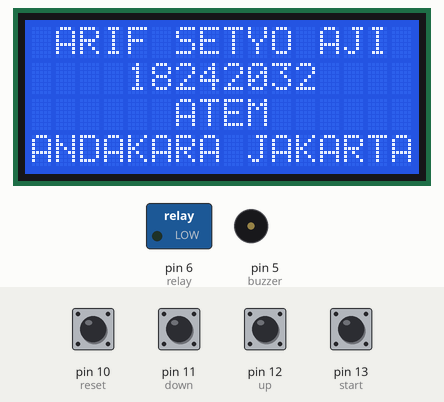
Bench run of a sketch on a simulated Arduino Uno, built with avr-gcc and run on an emulated ATmega328P. Shown: 16×4 character LCD, switched loads named in the sketch (green lamp = pin HIGH), buzzer (waves = sounding, pin HIGH). The test bench sets the inputs (shaded band); at power-on: pin 10 (reset), pin 11 (down), pin 12 (up), pin 13 (start) LOW. EEPROM starts erased; what the sketch prints to the serial monitor is not drawn.

Above: at 0.2 s.
At 4.3 s:
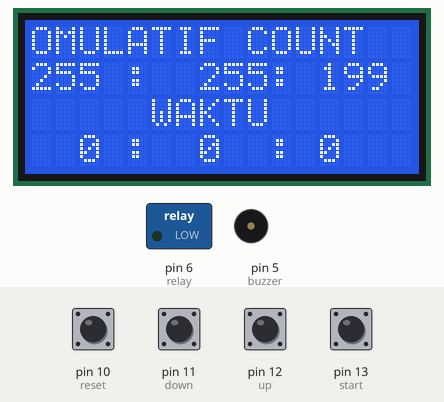
4.4 s: pin 13 (start) pulled HIGH for 0.4 s
At 5.7 s:
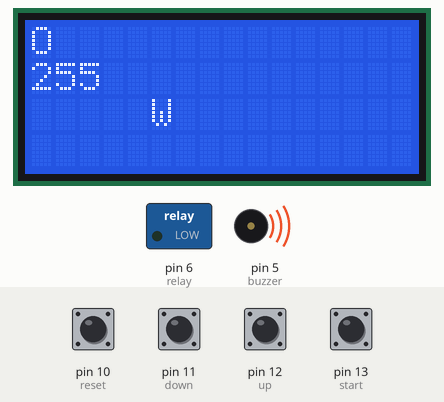
Timing chart, 0 to 15.6 s (numbered marks = the images above; inputs shaded):
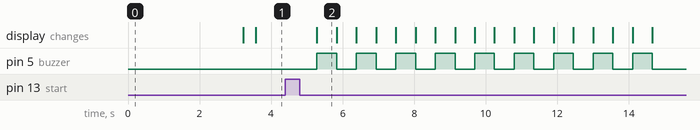

Measured:
- after the input at 4.4 s, pin 5 (buzzer): alternates HIGH for 0.55 s and LOW for 0.55 s, starting after 0.88 s; the display: changes after 0.88 s (image 2)
- what the display in image 2 shows lasts 0.5 s, from 5.3 s to 5.8 s

The sketch:

CODING.ino
```cpp
#include <EEPROM.h>
#include <LiquidCrystal_I2C.h>
LiquidCrystal_I2C lcd(0x27, 16, 4);
#include <virtuabotixRTC.h>
virtuabotixRTC myRTC(A0, A1, A2);
int aa;
int reset = 10;
int up = 12;
int down = 11;
int start = 13;
int relay = 6;
int clockk = A0;
int buzzer =5;
int live_time;
int set_alarm = 6;
int count = 0;

//waktu local
int jam_local = 0;
int menit_local = 0;
int detik_local = 0;

//batas waktu
int batas_jam = 4;
int batas_menit = 59;
int batas_detik = 59;

//setjam
int set_jam = 0;

int set_batas_jam_eeprom = 950;
int count_9 = 0;
int count_3 = 0;
int count_6 = 1;

int count_click = 0;

//waktu tampil
int menit_tampil = 59;
int detik_tampil = 59;

//waktu read eeprom
int eeprom_detik;
int eeprom_menit;
int eeprom_jam;
int count_start = 0;
int delayy = 300;
int triger = 0;

void setup() {
  // put your setup code here, to run once:
  pinMode(reset,INPUT);
  pinMode(up,INPUT);
  pinMode(down,INPUT);
  pinMode(start,INPUT);
  pinMode(buzzer,OUTPUT);
  pinMode(relay,OUTPUT);
  lcd.begin();
  Serial.begin(9600);
  lcd.setCursor(1,0);
  lcd.print("ARIF SETYO AJI");
  lcd.setCursor(4,1);
  lcd.print("18242032");
  lcd.setCursor(2,2);
  lcd.print("ATEM");
  lcd.setCursor(-4,3);
  lcd.print("ANDAKARA JAKARTA");
  delay(3000);
  //writeIntIntoEEPROM(2, 0);
  reset_Lcd();
}

void loop() {
  // put your main code here, to run repeatedly:
  int Reset = digitalRead(reset);
  int Up = digitalRead(up);
  int Down = digitalRead(down);
  int Star_Stop = digitalRead(start);
  triger = Star_Stop;
  tampil_Lcd();
      if(Star_Stop == 1){
        delayy = 0;
         if(count_click == 0){
          //oper jam_local to setjam
          set_jam = jam_local;
          set_jam = set_jam -1;
          jam_local = set_jam;
          if (jam_local < 0){
            jam_local = 0;
            menit_local = 0;
            detik_local = 0;
          }else{
            menit_local = 58;
            detik_local = 59;
          }
          count_click = 1;
         }
         // jika jam sudah mencapai batas beep 9x
         else if(jam_local == 0 and menit_local == 0 and detik_local == 0 && count_9 ==0){
            digitalWrite(relay,LOW);
            sembilan();
            count_9 = count_9 + 1;
         }else if(jam_local != 0 or menit_local != 0 or detik_local != 0){
             digitalWrite(relay,HIGH);
             delayy = 0;
             menu_waktu();
          }
     }
     else if (Star_Stop ==0){
          delayy = 300;
          if(count != 0){
              digitalWrite(relay,LOW);
              if(Star_Stop==0 && Up == 1 && eeprom_jam != 1000){
              jam_local = jam_local + 1;
              }
              else if(Star_Stop==0 && Down == 1 && eeprom_jam != 1000){
              jam_local = jam_local - 1;
              }
          }else if(count == 0){
            eeprom_detik = EEPROM.read(1);
            if(eeprom_detik <= 56){
               writeIntIntoEEPROM(0, eeprom_detik + 3);
               eeprom_detik = EEPROM.read(1);
            }else if(eeprom_detik >=57){
              eeprom_detik = eeprom_detik + 3;
              if(eeprom_detik >= 59){
                eeprom_detik = eeprom_detik - 59;
                writeIntIntoEEPROM(0, eeprom_detik);
                eeprom_detik = EEPROM.read(1);
              }
            }
            eeprom_menit = EEPROM.read(2);
            eeprom_jam = EEPROM.read(3);

                //jika jam eeprom sudah mencapai 950 beep 3x
                if(eeprom_jam >= set_batas_jam_eeprom && count_3 == 0){
                tiga();
                count_3 = count_3 + 1;
                }
          }
      }
//  jika jam eeprom sudah mencapai 1000
  if(Reset == 1){
    menu_reset();
  }
  Serial.print(delayy);
  Serial.print(" : ");
  Serial.print(jam_local);
  Serial.print(" : ");
  Serial.print(menit_local);
  Serial.print(" : ");
  Serial.println(detik_local);
  count = count + 1;
  delay(delayy);
}
```

EEPROM.ino
```cpp
void writeIntIntoEEPROM(int address, int number)
{
  byte byte1 = number >> 8;
  byte byte2 = number & 0xFF;
  EEPROM.write(address, byte1);
  EEPROM.write(address + 1, byte2);
}

int readIntFromEEPROM(int address)
{
  byte byte1 = EEPROM.read(address);
  byte byte2 = EEPROM.read(address + 1);
  return (byte1 << 8) + byte2;
}
```

component.ino
```cpp
int reset_Lcd(){
  lcd.setCursor(1,0);
  lcd.print("                 ");
  lcd.setCursor(4,1);
  lcd.print("            ");
  lcd.setCursor(2,2);
  lcd.print("      ");
  lcd.setCursor(-4,3);
  lcd.print("                  ");
}

int tampil_Lcd(){
  lcd.setCursor(-1,0);
  lcd.print("KOMULATIF COUNT");
  if(eeprom_jam > 9){
    lcd.setCursor(0,1);
    lcd.print(eeprom_jam);
  }else if (eeprom_jam > 100){
    lcd.setCursor(-1,1);
    lcd.print(eeprom_jam);
  }else{
    lcd.setCursor(1,1);
    lcd.print(eeprom_jam);
  }
  lcd.setCursor(4,1);
  lcd.print(":");
  if(eeprom_menit > 9){
    lcd.setCursor(7,1);
    lcd.print(eeprom_menit);
  }else{
    lcd.setCursor(7,1);
    lcd.print("   ");
    lcd.setCursor(7,1);
    lcd.print(eeprom_menit);
  }
  lcd.setCursor(10,1);
  lcd.print(":");
  if(eeprom_detik > 9){
    lcd.setCursor(12,1);
    lcd.print(eeprom_detik);
  }else{
    lcd.setCursor(12,1);
    lcd.print("  ");
    lcd.setCursor(12,1);
    lcd.print(eeprom_detik);
  }
  lcd.setCursor(1,2);
  lcd.print("WAKTU");
  if(jam_local > 9 ){
    lcd.setCursor(-3,3);
    lcd.print(jam_local);
  }else if (jam_local > 100){
    lcd.setCursor(-4,3);
    lcd.print(jam_local);
  }else{
    lcd.setCursor(-2,3);
    lcd.print(jam_local);
  }
  lcd.setCursor(0,3);
  lcd.print(":");
  if(menit_local > 9){
    lcd.setCursor(2,3);
    lcd.print(menit_local);
  }else{
    lcd.setCursor(3,3);
    lcd.print("   ");
    lcd.setCursor(3,3);
    lcd.print(menit_local);
  }
  lcd.setCursor(6,3);
  lcd.print(":");
  if(detik_local > 9){
    lcd.setCursor(8,3);
    lcd.print(detik_local);
  }else{
    lcd.setCursor(8,3);
    lcd.print("   ");
    lcd.setCursor(8,3);
    lcd.print(detik_local);
  }
}
```

menu.ino
```cpp
int menu_reset(){
  writeIntIntoEEPROM(0, 0);
  writeIntIntoEEPROM(1, 0);
  writeIntIntoEEPROM(2, 0);
  eeprom_detik=0;
  eeprom_menit=0;
  eeprom_jam =0;
  jam_local=0;
  menit_local=0;
  detik_local=0;
  reset_Lcd();
}
int detikk(){
  delay(505);
  return 1;
}
int menu_waktu(){
  if (detikk() == 1){
    int detik = readIntFromEEPROM(0);
    int detik_count = readIntFromEEPROM(0);
    if(detik >= batas_detik ){
      writeIntIntoEEPROM(0, 0);
      int menit = readIntFromEEPROM(1);
      if(menit >= batas_menit){
        writeIntIntoEEPROM(1, 0);
        int jam = readIntFromEEPROM(2);
        writeIntIntoEEPROM(2, jam);
        eeprom_jam = readIntFromEEPROM(2);
        jam = jam + 1;
        writeIntIntoEEPROM(2, jam);
        eeprom_jam = readIntFromEEPROM(2);
      }else{
        menit = menit + 1;
        writeIntIntoEEPROM(1, menit);
        eeprom_menit = readIntFromEEPROM(1);
      }
    }else if(detikk() == 1){
      detik = detik + 1;
      if(detik_local >= 1){
        detik_local = detik_local - 1;
        if(detik_local == 10){ ///locat waktu
          detik_local = detik_local - 5;
        }
      }else if(detik_local == 0){
        detik_local = batas_detik;
        if(menit_local >= 1){
          menit_local = menit_local - 1;
        }else if(menit_local == 0){
          menit_local = batas_menit;
          if(jam_local >=1){
            jam_local = jam_local - 1;
          }
        }
      }
      if(detik == 10){///locat komulatif
        detik = detik - 5;
        int a = detik + 10;
        writeIntIntoEEPROM(0,a );
      }else{
        writeIntIntoEEPROM(0, detik);
      }
        eeprom_detik = readIntFromEEPROM(0);
      }
    }
  }
 int sembilan(){
  tampil_Lcd();
  digitalWrite(buzzer,LOW);
  delay(500);
  reset_Lcd();
  digitalWrite(buzzer,HIGH);
  delay(500);
  tampil_Lcd();
  digitalWrite(buzzer,LOW);
  delay(500);
  reset_Lcd();
  digitalWrite(buzzer,HIGH);
  delay(500);
  tampil_Lcd();
  digitalWrite(buzzer,LOW);
  delay(500);
  reset_Lcd();
  digitalWrite(buzzer,HIGH);
  delay(500);
  tampil_Lcd();
  digitalWrite(buzzer,LOW);
  delay(500);
  reset_Lcd();
  digitalWrite(buzzer,HIGH);
  delay(500);
  tampil_Lcd();
  digitalWrite(buzzer,LOW);
  delay(500);
  reset_Lcd();
  digitalWrite(buzzer,HIGH);
  delay(500);
  tampil_Lcd();
  digitalWrite(buzzer,LOW);
  delay(500);
  reset_Lcd();
  digitalWrite(buzzer,HIGH);
  delay(500);
  tampil_Lcd();
  digitalWrite(buzzer,LOW);
  delay(500);
  reset_Lcd();
  digitalWrite(buzzer,HIGH);
  delay(500);
  tampil_Lcd();
  digitalWrite(buzzer,LOW);
  delay(500);
  reset_Lcd();
  digitalWrite(buzzer,HIGH);
  delay(500);
  tampil_Lcd();
  digitalWrite(buzzer,LOW);
  delay(500);
  reset_Lcd();
  digitalWrite(buzzer,HIGH);
  delay(500);
  tampil_Lcd();
  digitalWrite(buzzer,LOW);
 }
int tiga(){
  tampil_Lcd();
  digitalWrite(buzzer,LOW);
  delay(500);
  reset_Lcd();
  digitalWrite(buzzer,HIGH);
  delay(500);
  tampil_Lcd();
  digitalWrite(buzzer,LOW);
  delay(500);
  reset_Lcd();
  digitalWrite(buzzer,HIGH);
  delay(500);
  tampil_Lcd();
  digitalWrite(buzzer,LOW);
  delay(500);
  reset_Lcd();
  digitalWrite(buzzer,HIGH);
  delay(500);
  tampil_Lcd();
  digitalWrite(buzzer,LOW);
  delay(500);
  reset_Lcd();
  digitalWrite(buzzer,HIGH);
  delay(500);
  tampil_Lcd();
  digitalWrite(buzzer,LOW);
}
```
